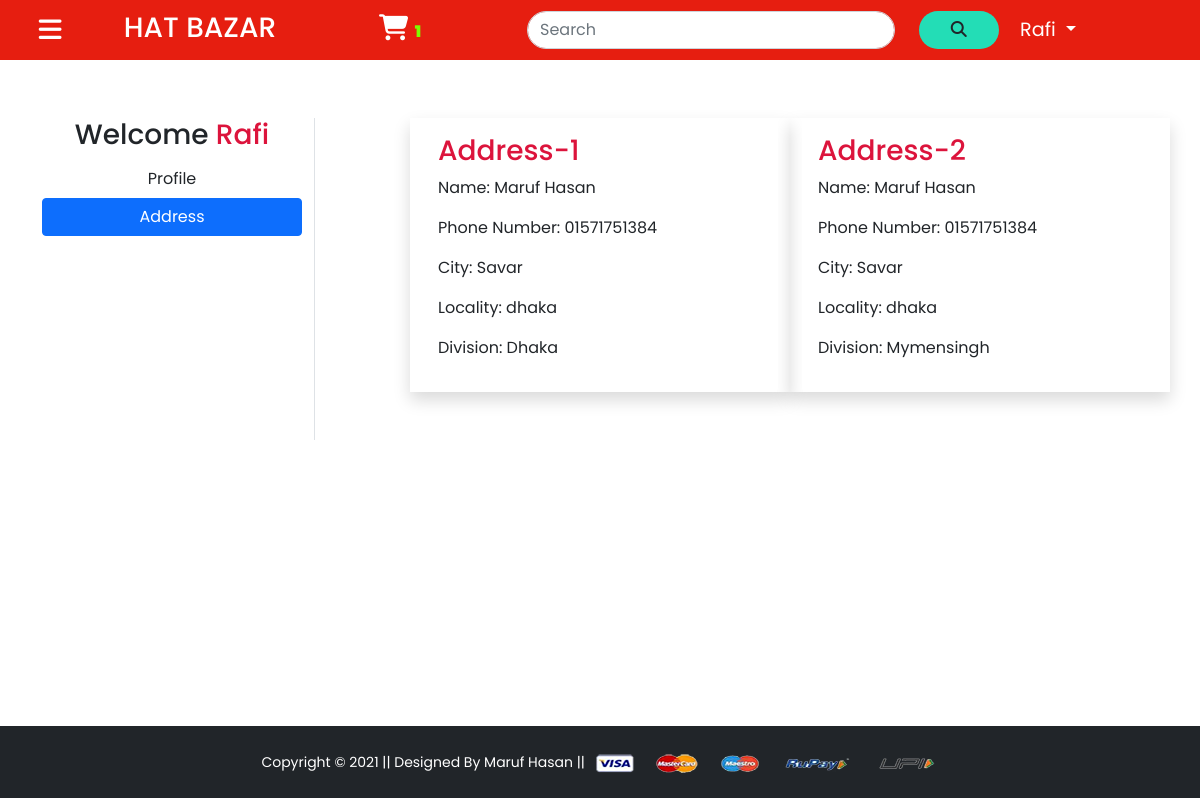
The page /accounts/address/ (signed in) on the database its author committed.
### shop/models/customer_model.py (models this page shows, shortened)
class Customer(models.Model):
    user=models.ForeignKey(User,on_delete=models.CASCADE)
    name=models.CharField(max_length=200)
    city=models.CharField(max_length=50)
    locality=models.CharField(max_length=200)
    zipcode=models.IntegerField()
    phone_number = models.CharField(max_length=12,null=True,default=None)
    division=models.CharField(choices=DIVSION_CHOICE,max_length=50)

### shop/views/profile.py (the view, shortened to what this page needs)
# urls.py: path('accounts/address/',AddressView.as_view(),name='addressname'),
@method_decorator(login_required,name='dispatch')
class AddressView(View):
    def get(self, request, *args, **kwargs):
        add=Customer.objects.filter(user=request.user)
        dict={}
        dict['active']='btn-primary'
        dict['add'] = add
        return render(request, 'shop/address.html',dict)

### shop/context_processor.py (called while the page is built)
def cat(request):
    totalitem=0
    all_catagory = Catagory.objects.all()
    if request.user.is_authenticated:
     totalitem=len(Cart.objects.filter(user=request.user))
    return {'all_catagory':all_catagory,'totalitem':totalitem}

### shop/templates/shop/address.html (shortened to what this page needs)
{% extends 'shop/base.html' %}
{% load static %}
{% block home %}
<div class="container my-5" style="min-height: 70vh">
 <div class="row">
  <div class="col-sm-3 border-end">
   <ul class="list-unstyled">
    <h3 style="text-align: center">Welcome<span style="color:crimson" class="text-capitalize"> {{ request.user }}</span></h3>
    <li class="d-grid"><a href="{% url 'profilrname' %}" class="btn">Profile</a></li>
    <li class="d-grid"><a href="{% url 'addressname' %}" class="btn {{ active }}">Address</a></li>
   </ul>
  </div>
  <div class="col-sm-8 offset-sm-1">
   <div class="row">
       {% for i in add %}
      <div class="col-sm-6 mb-5 mx-auto shadow " >
     <div class="card" style="border: none">
      <div class="card-body" >
       <h3 style="color: crimson">Address-{{ forloop.counter }}</h3>
       <p>Name: {{ i.name }}</p>
       <p>Phone Number: {{ i.phone_number }}</p>
       <p>City: {{ i.city }}</p>
       <p>Locality: {{ i.locality }}</p>
       <p>Division: {{ i.division }}</p>
      </div>
     </div>
    </div>
       {% endfor %}
   </div>
  </div>
 </div>
</div>
{% endblock home %}

### shop/templates/shop/base.html (shortened to what this page needs)
{% load static %}
<!DOCTYPE html>
<html lang="en">
<head>
    <link href="https://cdn.jsdelivr.net/npm/bootstrap@5.0.0-beta3/dist/css/bootstrap.min.css" rel="stylesheet">
    <link rel="stylesheet" href="{% static 'shop/css/base.css' %}">
</head>
<body>
    <section class="container-fluid" style="position: fixed;top: 0;z-index: 1">
        <div class="row align-items-center " id="navber">
            <div class="col-lg-1 it1 d-flex justify-content-center col-4">
                <i class="fas fa-bars i1" id="i1"></i>
            </div>
            <div class="col-lg-2 it2 d-flex justify-content-center col-4">
                <h3 class="logo mt-1 "><a href="/" style="text-decoration: none ;color: white">HAT BAZAR</a></h3>
            </div>
            <div class="col-lg-2 it3 d-flex justify-content-center col-4">
                <a class="logn" href="{% url 'cartnametwo' %}" ><i class="fas fa-shopping-cart i2">  <span style="color: lawngreen;font-size: medium">{{ totalitem }}</span></i></a>
            </div>
            <div class="col-lg-5 col-12 d-flex justify-content-center frmtab ">
                    <form action="/search" class="fromcon row  " method="get">
                        <div class=" col-10">
                        <input class=" form-control src" type="search" placeholder="Search" aria-label="Search" name="kk">
                        </div>
                        <div class="col-2">
                        <button class="btn srcb " type="submit"> <i class="fas fa-search"></i></button>
                        </div>
                      </form>
            </div>
            <div class="col-lg-1  justify-content-center d-none d-lg-flex">
        {% if request.user.is_authenticated %}
           <ul class="navbar-nav me-auto mb-2 mb-lg-0" style="font-size: larger">
           <li class="nav-item dropdown mx-2">
              <a class="nav-link dropdown-toggle text-white fw-normal" href="#" id="profileDropdown" role="button" data-bs-toggle="dropdown" aria-expanded="false">
                {{ request.user.username|capfirst }}
              </a>
             </li>
           </ul>
         {% endif %}
         </div>
        </div>
    </section>
     <div style="height: 70px;width: 100%">
     </div>
    {% block home %}
    {% endblock home %}
    <footer class="container-fluid bg-dark text-center p-4 mt-5">
        <small class="text-white">Copyright &copy; 2021 || Designed By Maruf Hasan || </small>
        <img src="{% static 'shop/image/payment.png' %}" alt="" srcset="" class="img-fluid" height="2px">
    </footer>
</body>
</html>

### shop/static/shop/css/base.css (style rules this page uses)
#navber { background-color: rgb(230, 30, 16); height: 60px; color: white; }
.src { border-radius: 20px; }
.i1 { font-size: 26px; }
.i2 { font-size: 26px; }
.srcb { background-color: rgba(0, 255, 213, 0.849); border-radius: 20px; width: 80px; }
.logn,.sign { text-decoration: none; font-size: larger; color: white; }

### shop/templates/shop/base.html (style rules this page uses)
* { margin: 0; padding: 0; box-sizing: border-box; font-family: 'Poppins', sans-serif; }

### rows shown on the page
Customer: name "Maruf Hasan", phone_number "01571751384", city "Savar", locality "dhaka", division "Dhaka"
Customer: name "Maruf Hasan", phone_number "01571751384", city "Savar", locality "dhaka", division "Mymensingh"

### other values the page prints
{{ totalitem }} "1"
{{ request.user.username|capfirst }} "Rafi"
{{ request.user }} "Rafi"
